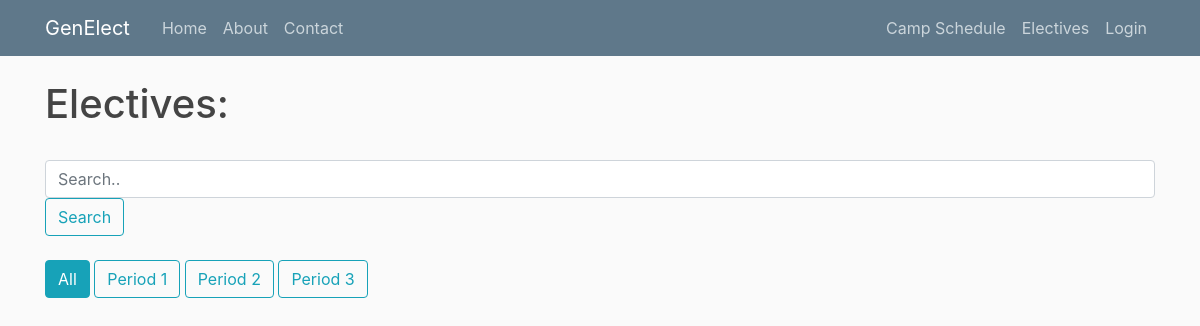
/offerings, run on an earlier commit of the app's database.
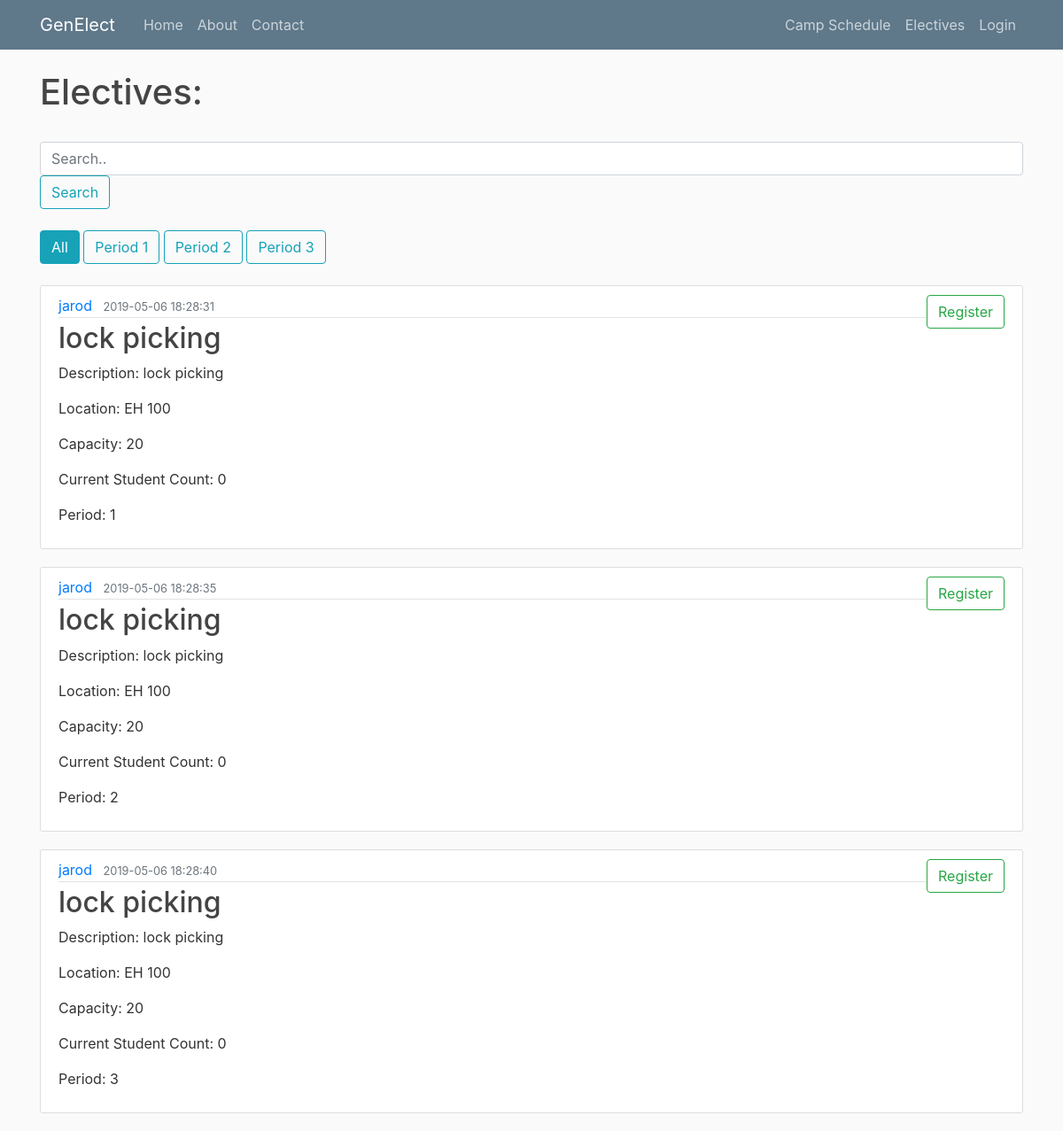
And on a later commit of the database.
### genElect/models.py (models this page shows)
class Base(db.Model):
    __abstract__ = True
    id = db.Column(db.Integer, primary_key=True, autoincrement=True)
    date_created = db.Column(db.DateTime, default=db.func.current_timestamp())
    date_modified = db.Column(db.DateTime, default=db.func.current_timestamp(),
            onupdate=db.func.current_timestamp())

class Offerings(Base):
    __tablename__ = 'offerings'
    day = db.Column(db.Date)
    period_start = db.Column(db.Integer)
    period_length = db.Column(db.Integer)
    building = db.Column(db.String(100))
    room = db.Column(db.String(100))
    instructor = db.Column(db.String(100))
    current_count = db.Column(db.Integer)
    capacity = db.Column(db.Integer)
    elective_id = db.Column(db.Integer, db.ForeignKey('electives.id'), nullable=False)
    registrations = db.relationship('Registrations', backref='offering', lazy=True)

class Electives(Base):
    __tablename__ = 'electives'
    name = db.Column(db.String(100))
    description = db.Column(db.String(500))
    prerequisites = db.relationship('Prerequisites', backref='elective', lazy=True)
    offerings = db.relationship('Offerings', backref='elective', lazy=True)
    completed_users = db.relationship('Completions', backref='elective', lazy=True)
    can_retake = db.Column(db.Boolean)

### genElect/__init__.py (the view)
@app.route("/electives") #FOR STUDENT USE
@app.route("/offerings") #FOR STUDENT USE
def electives():
    try:
        period = int(request.args.get('period'))
    except:
        period = 0
    search = request.args.get('search')
    if search is None:
        search = ""
    all_offerings = Offerings.query.order_by(Offerings.elective_id).all()
    offerings = []
    for offering in all_offerings:
        if (period == 0 or offering.period_start == period) and (search == "" or search.lower() in offering.elective.name.lower()):
            offerings.append(offering)
    registered = [] #build out list of registered offerings based on user registrations
    if current_user.is_authenticated:
        registrations = current_user.registrations
        for registration in registrations:
            registered.append(registration.offering)
    return render_template('studentelectives.html', offerings=offerings, registered=registered, Electives=Electives, period=period)

### genElect/templates/studentelectives.html (shortened to what this page needs)
{% extends "layout.html" %}
{% block content %}
    <h1>Electives:</h1>
    <br>
    <form class="example" action="" method="get">
      <input type="text" placeholder="Search.." name="search" class="form-control">
      <button type="submit" class="btn btn-outline-info">Search</button>
    </form>
    <br>
    {% if not period %}
      <button type="button" onclick="window.location.href = '/electives'" class="btn btn-info">All</button>
    {% else %}
      <button type="button" onclick="window.location.href = '/electives'" class="btn btn-outline-info">All</button>
    {% endif %}
    {% if period and period == 1 %}
      <button type="button" onclick="window.location.href = '/electives?period=1'" class="btn btn-info">Period 1</button>
    {% else %}
      <button type="button" onclick="window.location.href = '/electives?period=1'" class="btn btn-outline-info">Period 1</button>
    {% endif %}
    {% if period and period == 2 %}
      <button type="button" onclick="window.location.href = '/electives?period=2'" class="btn btn-info">Period 2</button>
    {% else %}
      <button type="button" onclick="window.location.href = '/electives?period=2'" class="btn btn-outline-info">Period 2</button>
    {% endif %}
    {% if period and period == 3 %}
      <button type="button" onclick="window.location.href = '/electives?period=3'" class="btn btn-info">Period 3</button>
    {% else %}
      <button type="button" onclick="window.location.href = '/electives?period=3'" class="btn btn-outline-info">Period 3</button>
    {% endif %}
    <br><br>
    {% for offering in offerings %}
        <article class="media content-section">
          <div class="media-body">
            <div class="article-metadata">
              <a class="mr-2" href="#">{{offering.instructor}}</a>
              <small class="text-muted">{{ offering.date_created }}</small>
            </div>
            <h2><a class="article-title" href="#">{{ offering.elective.name }}</a></h2>
            <p class="article-content">Description: {{ offering.elective.description }}</p>
            <p class="article-content">Location: {{ offering.building }} {{ offering.room }}</p>
            <p class="article-content">Capacity: {{ offering.capacity }}</p>
            <p class="article-content">Current Student Count: {{ offering.current_count }}</p>
            <p class="article-content">Period: {{ offering.period_start }}</p>
          </div>
          <div class="form-group">
            {% if offering in registered %}
              <button type="button" onclick="window.location.href = '/drop/{{offering.id}}?back=electives'" class="btn btn-outline-danger">Drop</button>
            {% else %}
              <button type="button" onclick="window.location.href = '/register/{{offering.id}}'" class="btn btn-outline-success">Register</button>
            {% endif %}
        </div>
        </article>
    {% endfor %}
{% endblock content %}

What changed in the data, as far as the page shows it:
added Offerings: instructor "jarod", date_created "2019-05-06 18:28:31", elective.name "lock picking", elective.description "lock picking", building "EH", room "100", capacity "20", current_count "0", period_start "1"
added Offerings: instructor "jarod", date_created "2019-05-06 18:28:35", elective.name "lock picking", elective.description "lock picking", building "EH", room "100", capacity "20", current_count "0", period_start "2"
added Offerings: instructor "jarod", date_created "2019-05-06 18:28:40", elective.name "lock picking", elective.description "lock picking", building "EH", room "100", capacity "20", current_count "0", period_start "3"
